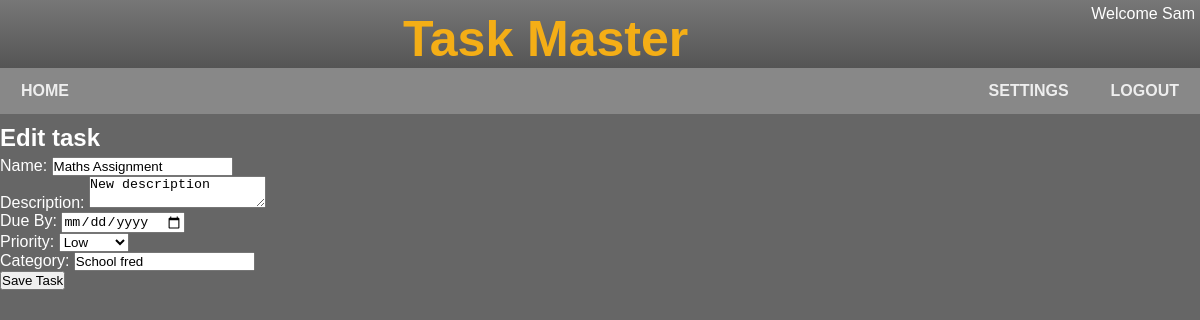
Before: /edit/3 (signed in) with the older database file.
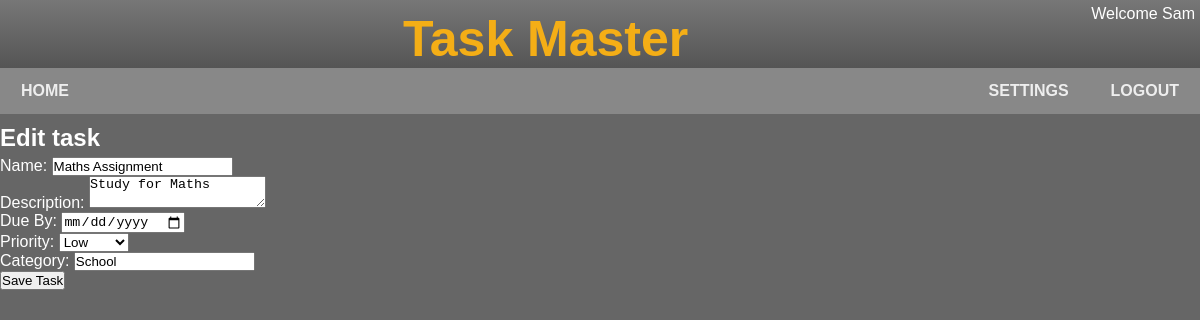
After: the same page with the newer database file.
### app/models/task.py (models this page shows, shortened)
class Task(db.Model):
  id = db.Column(db.Integer, primary_key=True)
  user_id = db.Column(db.Integer, db.ForeignKey('user.id'))
  name = db.Column(db.String(32))
  description = db.Column(db.String(250))
  category = db.Column(db.String(10))
  status = db.Column(db.Integer)
  due_by = db.Column(db.DateTime)
  created_at = db.Column(db.DateTime, default=db.func.datetime('now'))

### app/main/main_routes.py (the view)
@bp.route('/edit/<id>', methods=['GET', 'POST'])
def edit_task(id):
    task = Task.query.get(id)
    return render_template('edit_task.html', task=task, action_url = url_for('main.update_task', id=task.id))

### app/main/__init__.py (called while the page is built)
def init_app(app):
    app.register_blueprint(bp)
    app.register_error_handler(403, error_forbidden)
    login.login_view = 'main.login'
    login.init_app(app)
    @app.context_processor
    def inject_default_template_variables():
         return dict(h=helpers)
    @app.before_request
    def update_last_seen():
      if current_user.is_authenticated:
        current_user.update_last_seen()

### app/models/user.py (called while the page is built)
@login.user_loader
def load_user(id):
  return User.query.get(int(id))

  def update_last_seen(self):
    last_seen = self.last_seen if self.last_seen else datetime.fromtimestamp(0)
    if (datetime.utcnow() - last_seen).total_seconds() > 600:  # More than 10 minutes ago
     self.last_seen = datetime.utcnow()
     db.session.commit()

### app/templates/edit_task.html
{% extends "base.html" %}
{% block head %}
  <link rel="stylesheet" href="{{ url_for('static', filename='tasks.css') }}">
{% endblock %}
{% block content %}
<div id="new-task">
  <h2>Edit task</h2>
    {% include '_task_form.html'   %}
</div>
{% endblock %}

### app/templates/_task_form.html (shortened to what this page needs)
<form action="{{ action_url }}" method="POST">
    <div class="task-details">
        <label for="name">Name:</label>
        <input type="text" id="title" name="name" value="{{ task.name }}" required>
    </div>
    <div class="task-details">
        <label for="description">Description:</label>
        <textarea id="description" name="description" required>{{ task.description }}</textarea>
    </div>
    <div class="task-details">
        <label for="due_by">Due By:</label>
        <input type="date" id="due_by" name="due_by" value="{{ task.due_by }}">
    </div>
    <div class="task-details">
        <label for="priority">Priority:</label>
        <select id="priority" name="priority" required>
            <option value="low" {% if task.priority == 'low' %}selected{% endif %}>Low</option>
        </select>
    </div>
    <div class="task-details">
        <label for="category">Category:</label>
        <input type="text" id="category" name="category" value="{{ task.category }}" >
    </div>
    <div class="task-details">
        <input type="submit" value="Save Task">
    </div>
</form>

Changed rows visible on the page:
changed Task "Maths Assignment": description "New description" → "Study for Maths"; category "School fred" → "School"
